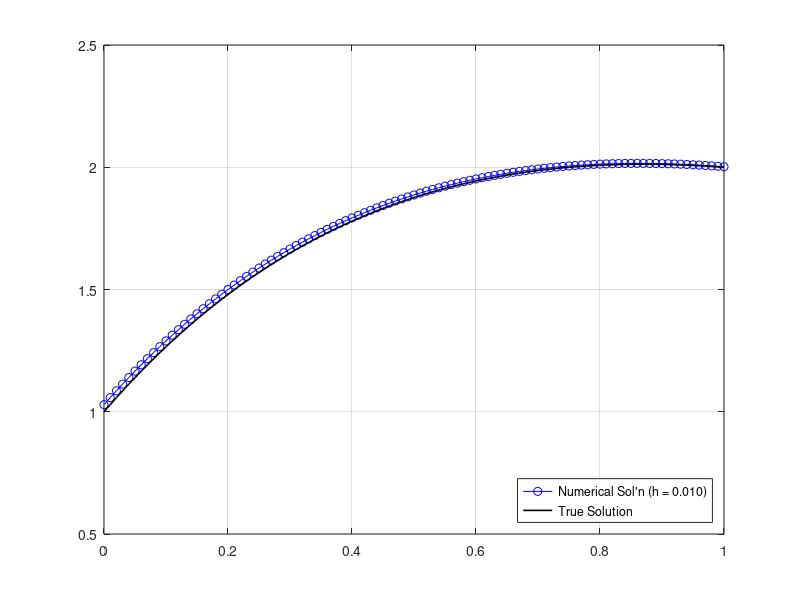

MATLAB code to generate this figure:
% Declare the p, q, r functions
p = @(x) -2*ones(size(x));      % Declare p(x)
q = @(x) -1*ones(size(x));      % Declare q(x)
r = @(x) exp(-x);               % Declare r(x)
h = 0.01; x = 0:h:1;            % Step size; declare x
alpha = 1; beta = 2;            % Boundary conditions
if x(end) < 1, x = [x 1]; end

% Perform finite difference (AY = B)
A = diag(-(2+h^2*q(x))) + diag(1-p(x(1:end-1))*h/2,1) + ...
    diag(1+p(x(2:end))*h/2,-1);
B = (r(x)*h^2)'; B(1) = B(1) - (1+p(x(1))*h/2)*alpha;
B(end) = B(end) - (1-p(x(end))*h/2)*beta;
y = A\B;
 
g = @(x) 0.5*exp(-x).*(x.^2+(4*exp(1)-3)*x+2);  % True solution, y(x)
xtrue = linspace(x(1),x(end),200);              % Equally spaced x points
ytrue = g(xtrue);                               % Compute true solution
 
plot(x,y,'bo-'); hold on;                       % Plot numerical sol'n
plot(xtrue,ytrue,'k-','LineWidth',1.2);    % Plot true sol'n
legend(sprintf('Numerical Sol''n (h = %.3f)',h),...
    'True Solution','Location','southeast'); 
hold off; grid on; axis([0 1 0.5 2.5]);
